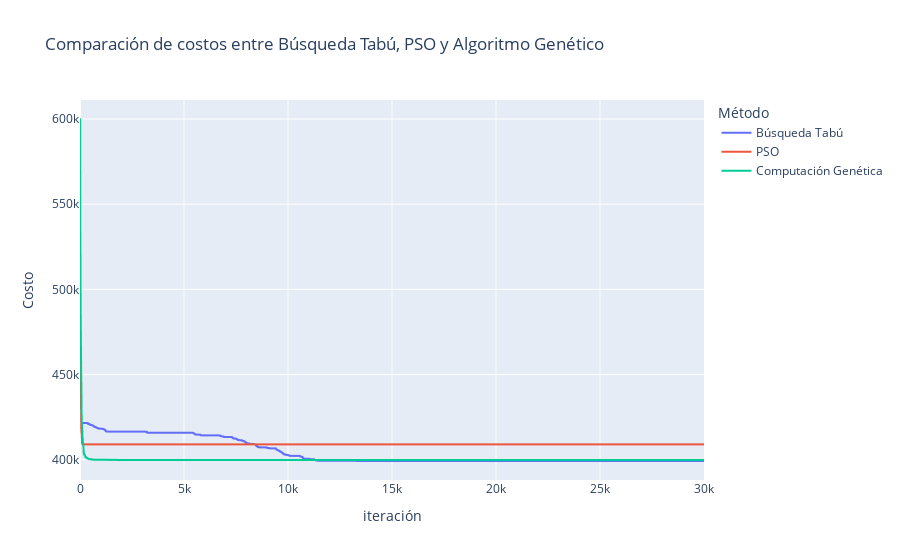

Notebook code cell kept with this figure:
### Code cell
#grafica global
df_global = pd.DataFrame({'iteración':np.arange(iteraciones), 'Búsqueda Tabú':mejores_iter, 'PSO':fop, 'Computación Genética':costos})
fig = px.line(df_global, x='iteración', y=['Búsqueda Tabú', 'PSO', 'Computación Genética'], title='Comparación de costos entre Búsqueda Tabú, PSO y Algoritmo Genético', labels={'value': 'Costo', 'variable': 'Método'})
fig.show()

### Figure 1 — Plotly figure (JSON) as saved in the notebook; plotly's stock layout.template omitted (floating-point values rounded to 4 significant figures; data arrays with more than 128 entries replaced by an {"elided": "..."} marker saying what was removed)
{"data": [{"hovertemplate": "Método=Búsqueda Tabú<br>iteración=%{x}<br>Costo=%{y}<extra></extra>", "legendgroup": "Búsqueda Tabú", "line": {"color": "#636efa", "dash": "solid"}, "marker": {"symbol": "circle"}, "mode": "lines", "name": "Búsqueda Tabú", "showlegend": true, "type": "scattergl", "x": {"elided": "30000 int values"}, "xaxis": "x", "y": {"elided": "30000 float values"}, "yaxis": "y"}, {"hovertemplate": "Método=PSO<br>iteración=%{x}<br>Costo=%{y}<extra></extra>", "legendgroup": "PSO", "line": {"color": "#EF553B", "dash": "solid"}, "marker": {"symbol": "circle"}, "mode": "lines", "name": "PSO", "showlegend": true, "type": "scattergl", "x": {"elided": "30000 int values"}, "xaxis": "x", "y": {"elided": "30000 float values"}, "yaxis": "y"}, {"hovertemplate": "Método=Computación Genética<br>iteración=%{x}<br>Costo=%{y}<extra></extra>", "legendgroup": "Computación Genética", "line": {"color": "#00cc96", "dash": "solid"}, "marker": {"symbol": "circle"}, "mode": "lines", "name": "Computación Genética", "showlegend": true, "type": "scattergl", "x": {"elided": "30000 int values"}, "xaxis": "x", "y": {"elided": "30000 float values"}, "yaxis": "y"}], "layout": {"legend": {"title": {"text": "Método"}, "tracegroupgap": 0}, "title": {"text": "Comparación de costos entre Búsqueda Tabú, PSO y Algoritmo Genético"}, "xaxis": {"anchor": "y", "domain": [0, 1], "title": {"text": "iteración"}}, "yaxis": {"anchor": "x", "domain": [0, 1], "title": {"text": "Costo"}}}}
